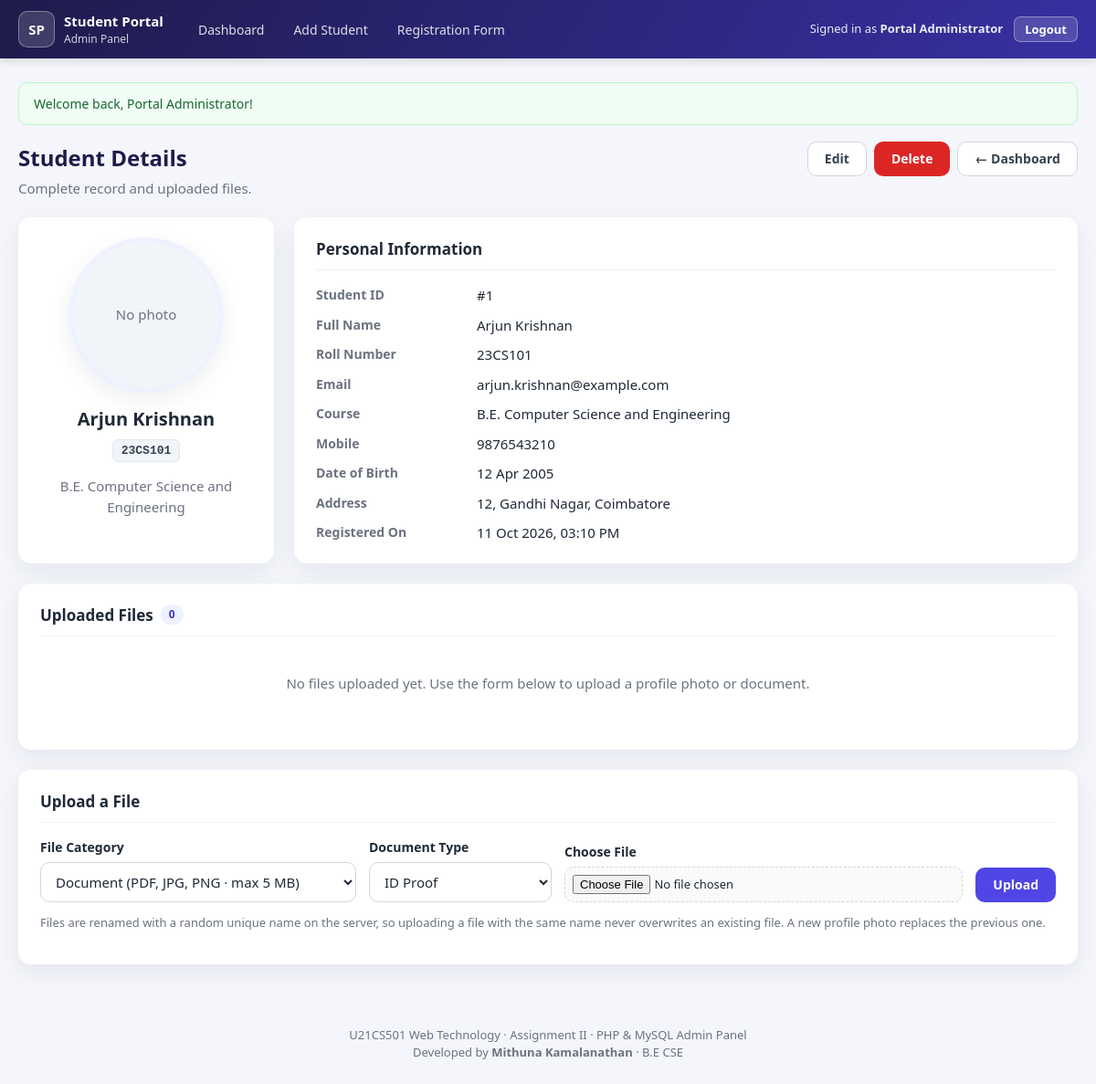
The app's page /Question2_PHP/view_student.php?id=1 (signed in) with its own data.
### tables this page shows
CREATE TABLE students (
    id             INT          NOT NULL AUTO_INCREMENT,
    name           VARCHAR(100) NOT NULL,
    roll_number    VARCHAR(20)  NOT NULL,
    email          VARCHAR(150) NOT NULL,
    course         VARCHAR(100) NOT NULL,
    phone          VARCHAR(15)  NULL,
    date_of_birth  DATE         NULL,
    address        VARCHAR(255) NULL,
    password_hash  VARCHAR(255) NULL,    
    created_at     TIMESTAMP    NOT NULL DEFAULT CURRENT_TIMESTAMP,
    updated_at     TIMESTAMP    NOT NULL DEFAULT CURRENT_TIMESTAMP
                                ON UPDATE CURRENT_TIMESTAMP,
    PRIMARY KEY (id),
    CONSTRAINT uq_students_roll  UNIQUE (roll_number),
    CONSTRAINT uq_students_email UNIQUE (email),
    INDEX idx_students_course (course),
    INDEX idx_students_name (name)
);

### Question2_PHP/includes/functions.php (called while the page is built, shortened)
<?php
function e(?string $value): string
{
    return htmlspecialchars((string) $value, ENT_QUOTES | ENT_SUBSTITUTE, 'UTF-8');
}
function get_id_param(string $name = 'id', int $source = INPUT_GET): ?int
{
    $id = filter_input($source, $name, FILTER_VALIDATE_INT, ['options' => ['min_range' => 1]]);
    return is_int($id) ? $id : null;
}
function find_student(int $id): ?array
{
    $stmt = db()->prepare('SELECT * FROM students WHERE id = :id');
    $stmt->execute([':id' => $id]);
    $student = $stmt->fetch();
    return $student ?: null;
}

### Question2_PHP/config/database.php (called while the page is built, shortened)
<?php
function db(): PDO
{
    static $pdo = null;
    if ($pdo === null) {
        $dsn = sprintf('mysql:host=%s;port=%s;dbname=%s;charset=utf8mb4', DB_HOST, DB_PORT, DB_NAME);
        try {
            $pdo = new PDO($dsn, DB_USER, DB_PASS, [
                PDO::ATTR_ERRMODE            => PDO::ERRMODE_EXCEPTION,
                PDO::ATTR_DEFAULT_FETCH_MODE => PDO::FETCH_ASSOC,
                PDO::ATTR_EMULATE_PREPARES   => false,
            ]);
        } catch (PDOException $e) {
            error_log('Database connection failed: ' . $e->getMessage());
            render_error_page(
                'Database connection failed',
                'The application could not connect to the MySQL database. Please make sure MySQL is running '
                . 'and the settings in config/database.php are correct.',
                500
            );
        }
    }
    return $pdo;
}

### Question2_PHP/view_student.php (the view, shortened to what this page needs)
<?php
require_once __DIR__ . '/includes/auth.php';
$studentId = get_id_param('id');
try {
    $student = find_student($studentId);
    $stmt = db()->prepare(
        'SELECT id, file_category, document_label, original_name, file_type, file_size, upload_date
         FROM student_files WHERE student_id = :sid
         ORDER BY file_category DESC, upload_date DESC, id DESC'
    );
    $stmt->execute([':sid' => $studentId]);
    $files = $stmt->fetchAll();
} catch (PDOException $e) {
    error_log('View student failed: ' . $e->getMessage());
    render_error_page('Database error', 'The student details could not be loaded.');
}
$photo = null;
require __DIR__ . '/includes/header.php';
?>
<div class="page-header">
    <div>
        <h1>Student Details</h1>
        <p class="muted">Complete record and uploaded files.</p>
    </div>
    <div class="button-group">
        <a href="edit_student.php?id=<?= $studentId ?>" class="btn btn-secondary">Edit</a>
        <a href="delete_student.php?id=<?= $studentId ?>" class="btn btn-danger">Delete</a>
        <a href="dashboard.php" class="btn btn-secondary">&larr; Dashboard</a>
    </div>
</div>
<div class="profile-layout">
    <section class="card profile-card">
        <?php if ($photo): ?>
            <img class="profile-photo" src="view_file.php?id=<?= (int) $photo['id'] ?>"
                 alt="Profile photo of <?= e($student['name']) ?>">
        <?php else: ?>
            <div class="profile-photo placeholder">No photo</div>
        <?php endif; ?>
        <h2><?= e($student['name']) ?></h2>
        <span class="badge"><?= e($student['roll_number']) ?></span>
        <p class="muted"><?= e($student['course']) ?></p>
    </section>
    <section class="card">
        <h2 class="section-title">Personal Information</h2>
        <dl class="detail-list">
            <dt>Student ID</dt>     <dd>#<?= (int) $student['id'] ?></dd>
            <dt>Full Name</dt>      <dd><?= e($student['name']) ?></dd>
            <dt>Roll Number</dt>    <dd><?= e($student['roll_number']) ?></dd>
            <dt>Email</dt>          <dd><?= e($student['email']) ?></dd>
            <dt>Course</dt>         <dd><?= e($student['course']) ?></dd>
            <dt>Mobile</dt>         <dd><?= e($student['phone'] ?? '—') ?: '—' ?></dd>
            <dt>Date of Birth</dt>  <dd><?= $student['date_of_birth'] ? e(date('d M Y', strtotime($student['date_of_birth']))) : '—' ?></dd>
            <dt>Address</dt>        <dd><?= e($student['address'] ?? '') ?: '—' ?></dd>
            <dt>Registered On</dt>  <dd><?= e(date('d M Y, h:i A', strtotime($student['created_at']))) ?></dd>
        </dl>
    </section>
</div>
<section class="card">
    <h2 class="section-title">Uploaded Files <span class="count-pill"><?= count($files) ?></span></h2>
    <?php if (!$files): ?>
        <p class="empty">No files uploaded yet. Use the form below to upload a profile photo or document.</p>
    <?php endif; ?>
</section>
<section class="card" id="upload">
    <h2 class="section-title">Upload a File</h2>
    <form method="post" action="upload_file.php" enctype="multipart/form-data" class="upload-form">
        <div class="form-group">
            <label for="category">File Category</label>
            <select id="category" name="category" required>
                <option value="document" selected>Document (PDF, JPG, PNG · max 5 MB)</option>
            </select>
        </div>
        <div class="form-group">
            <label for="document_label">Document Type</label>
            <select id="document_label" name="document_label">
                <?php foreach (DOCUMENT_LABELS as $label): ?>
                    <option value="<?= e($label) ?>"><?= e($label) ?></option>
                <?php endforeach; ?>
            </select>
        </div>
        <div class="form-group grow">
            <label for="file">Choose File</label>
            <input type="file" id="file" name="file" required accept=".pdf,.jpg,.jpeg,.png,.webp">
        </div>
        <button type="submit" class="btn btn-primary">Upload</button>
    </form>
    <p class="muted small">Files are renamed with a random unique name on the server, so uploading a file with the
        same name never overwrites an existing file. A new profile photo replaces the previous one.</p>
</section>
<?php require __DIR__ . '/includes/footer.php'; ?>

### Question2_PHP/css/admin.css (style rules this page uses)
:root { --primary: #4f46e5; --primary-dark: #4338ca; --primary-light: #eef2ff; --header-from: #1e1b4b; --header-to: #3730a3; --bg: #f4f6fb; --surface: #ffffff; --text: #1f2937; --muted: #6b7280; --border: #d1d5db; --row-border: #eef0f4; --danger: #dc2626; --danger-bg: #fef2f2; --success: #16a34a; --success-bg: #f0fdf4; --info: #0284c7; --radius: 10px; --shadow: 0 8px 24px rgba(30, 27, 75, 0.07); }
* { box-sizing: border-box; }
body { margin: 0; font-family: "Segoe UI", Roboto, "Helvetica Neue", Arial, sans-serif; font-size: 15px; line-height: 1.5; color: var(--text); background: var(--bg); }
a { color: var(--primary); }
.muted { color: var(--muted); }
.small { font-size: 13px; }
.page-header { display: flex; justify-content: space-between; align-items: flex-start; gap: 16px; margin-bottom: 20px; flex-wrap: wrap; }
.page-header h1 { margin: 0; font-size: 24px; color: var(--header-from); }
.page-header p { margin: 4px 0 0; }
.button-group { display: flex; gap: 8px; flex-wrap: wrap; }
.card { background: var(--surface); border-radius: 14px; box-shadow: var(--shadow); padding: 22px 24px; margin-bottom: 22px; }
.section-title { font-size: 17px; margin: 0 0 16px; padding-bottom: 10px; border-bottom: 1px solid var(--row-border); display: flex; align-items: center; gap: 8px; }
.count-pill { background: var(--primary-light); color: var(--primary-dark); font-size: 12px; padding: 2px 9px; border-radius: 99px; }
.empty { text-align: center; color: var(--muted); padding: 24px; }
.badge { display: inline-block; background: #f1f5f9; border: 1px solid #e2e8f0; color: #334155; padding: 2px 9px; border-radius: 6px; font-size: 13px; font-weight: 600; font-family: Consolas, "Courier New", monospace; }
.form-group { display: flex; flex-direction: column; margin-bottom: 12px; }
.form-group.grow { flex-grow: 1; }
label { font-weight: 600; font-size: 14px; margin-bottom: 6px; }
input[type="text"], input[type="email"], input[type="tel"], input[type="password"], input[type="date"], input[type="search"], select, textarea { width: 100%; padding: 10px 12px; font: inherit; color: var(--text); background: #fff; border: 1.5px solid var(--border); border-radius: var(--radius); }
input[type="file"] { font: inherit; font-size: 13px; padding: 8px; border: 1.5px dashed var(--border); border-radius: var(--radius); background: #fafafa; width: 100%; }
.upload-form { display: flex; gap: 14px; align-items: flex-end; flex-wrap: wrap; }
.upload-form .form-group { margin-bottom: 0; min-width: 200px; }
.btn { display: inline-block; padding: 9px 18px; border-radius: var(--radius); border: 1.5px solid transparent; font: inherit; font-weight: 600; font-size: 14px; text-decoration: none; cursor: pointer; line-height: 1.3; transition: background 0.15s; }
.btn-primary { background: var(--primary); color: #fff; }
.btn-secondary { background: #fff; color: #374151; border-color: var(--border); }
.btn-danger { background: var(--danger); color: #fff; }
.profile-layout { display: grid; grid-template-columns: 280px 1fr; gap: 22px; }
.profile-card { text-align: center; }
.profile-card h2 { margin: 14px 0 6px; font-size: 20px; }
.profile-photo { width: 170px; height: 170px; border-radius: 50%; object-fit: cover; border: 5px solid var(--primary-light); box-shadow: var(--shadow); }
.profile-photo.placeholder { display: inline-grid; place-items: center; background: #f1f5f9; color: var(--muted); }
.detail-list { display: grid; grid-template-columns: 160px 1fr; gap: 10px 16px; margin: 0; }
.detail-list dt { color: var(--muted); font-weight: 600; font-size: 14px; }
.detail-list dd { margin: 0; }

### records on screen
students: name "Arjun Krishnan", roll_number "23CS101", course "B.E. Computer Science and Engineering", id "1", email "arjun.krishnan@example.com", phone "9876543210", date_of_birth "12 Apr 2005", address "12, Gandhi Nagar, Coimbatore", created_at "11 Oct 2026, 03:10 PM"

### other values on screen
$_SESSION['admin_name'] "Portal Administrator"
$flash['message'] "Welcome back, Portal Administrator!"
count($files) "0"
form field document_label "ID Proof"
